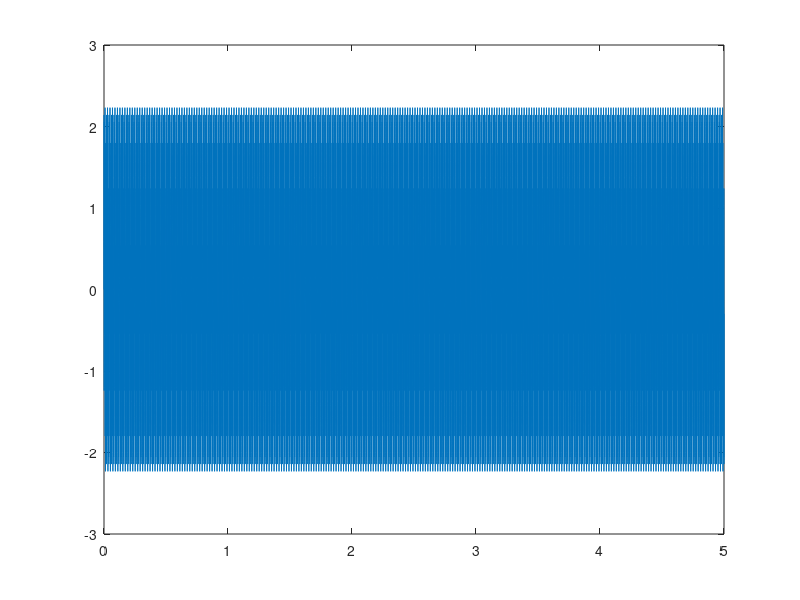

This chart was generated by the following MATLAB code:
clear all
close all
clc


%vecteur temps "t" avec un intervalle d'échantillonnage de 5e-5 et une durée de 5 secondes
te =5e-5;
fe = 1/te;
t = 0:te:5-te;
N = length(t);

%crée un signal "x" comme somme de trois ondes sinusoïdales avec des fréquences de 500, 400 et 50 Hz.
x = sin(2*pi*500*t)+ sin(2*pi*400*t)+ sin(2*pi*50*t);

plot(t,x)
f = (0:N-1)*(fe/N);
fshift = (-N/2:N/2-1)*(fe/N);
specx = fft(x);

%fonction de transfert H, H2 et H3 avec des fréquences de coupure différentes (Wc, Wc2 et Wc3)
% plot(fshift,fftshift(2*abs(specx)/N))
W = 2*pi*f;
Wc = 2*pi*50;
Wc2 = 2*pi*1000;
Wc3 = 2*pi*10000;
k = 1 ;
% H = (k*j*W/Wc)./(1+j*W/Wc);
% H2 = (k*j*W/Wc2)./(1+j*W/Wc2);
% H3 = (k*j*W/Wc3)./(1+j*W/Wc3);

% subplot(2,1,1)

% semilogx(f,20*log(abs(H)),f,20*log(abs(H2)),f,20*log(abs(H3)))
% grid on

% subplot(2,1,2)
% semilogx(f,angle(H),f,angle(H2),f,angle(H3))
% grid on

%on pose different pulsation s de coupure afin de choisir la convenable 

 


